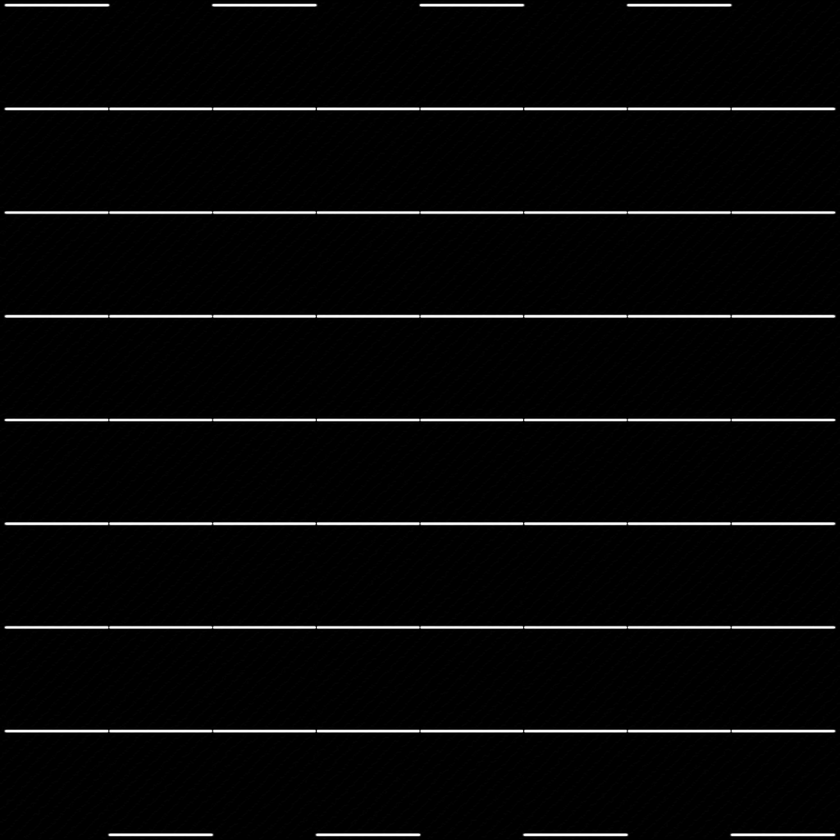
#> input picture assignments/assignment-2/q5/ChessBoardGrad/Sobel y-dir.png, 840 x 840 px, shrunk from 1024 x 1024 before the run
$ python sobel-xdir.py 'Sobel y-dir.png'
#> lines starting #> are read from the running program, lines starting #| are printed output that depends on the picture
import sys
import cv2 as cv
def main(argv):

    window_name = ('Sobel Demo - Simple Edge Detector')
    scale = 1
    delta = 0
    ddepth = cv.CV_16S


    if len(argv) < 1:
        print ('Not enough parameters')
        print ('Usage:\nmorph_lines_detection.py < path_to_image >')
        return -1
    # Load the image
    src = cv.imread(argv[0], cv.IMREAD_COLOR)
#> src is the input picture: shape (840, 840, 3); min 0, max 255, mean 6.9
    # Check if image is loaded fine
    if src is None:
        print ('Error opening image: ' + argv[0])
        return -1


    src = cv.GaussianBlur(src, (3, 3), 0)


    gray = cv.cvtColor(src, cv.COLOR_BGR2GRAY)


    grad_x = cv.Sobel(gray, ddepth, 1, 0, ksize=3, scale=scale, delta=delta, borderType=cv.BORDER_DEFAULT)
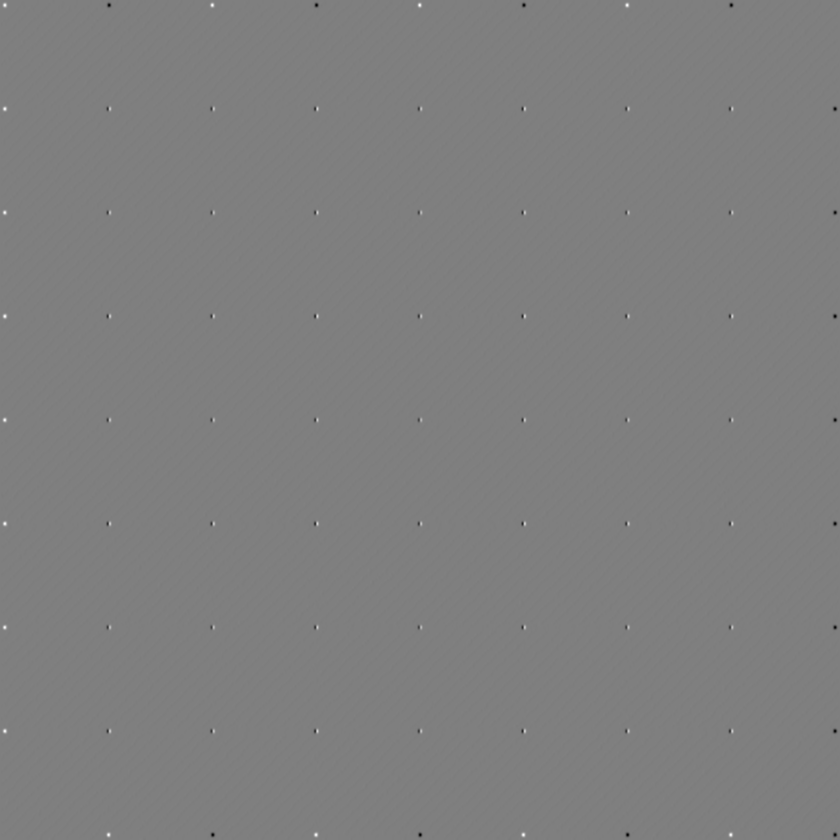
#> grad_x: shape (840, 840) int16; min -520, max 524, mean 0; drawn with min black and max white
    abs_grad_x = cv.convertScaleAbs(grad_x)
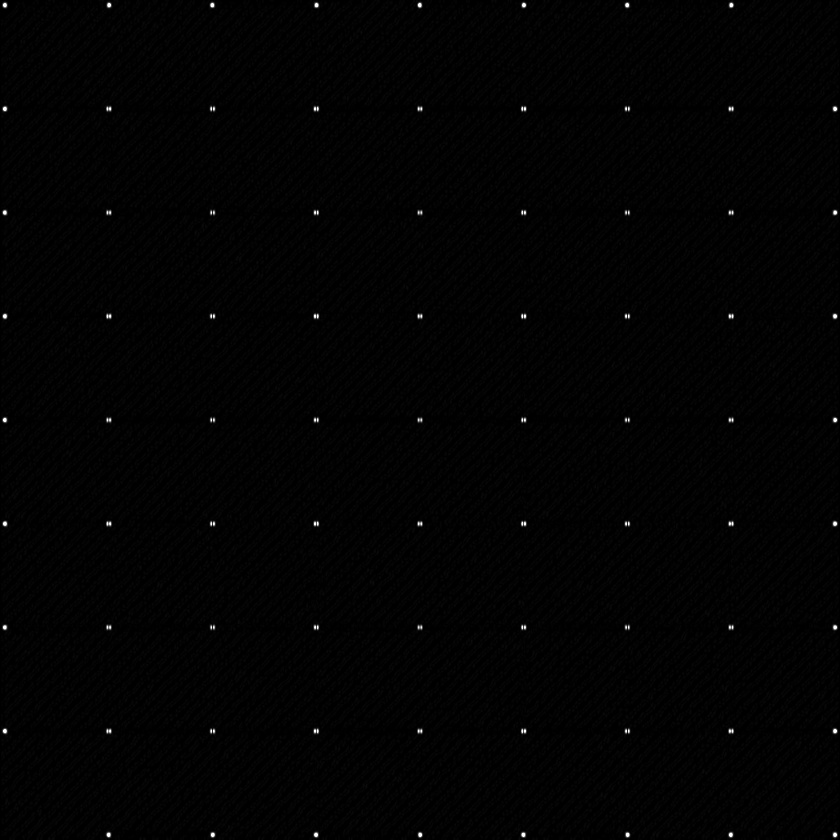
#> abs_grad_x: shape (840, 840); min 0, max 255, mean 2.4


    cv.imshow(window_name, abs_grad_x)
    cv.waitKey(0)

    return 0
if __name__ == "__main__":
    main(sys.argv[1:])

$ run again, on assignments/assignment-2/q5/ChessBoardGrad/sobel_xdir.png
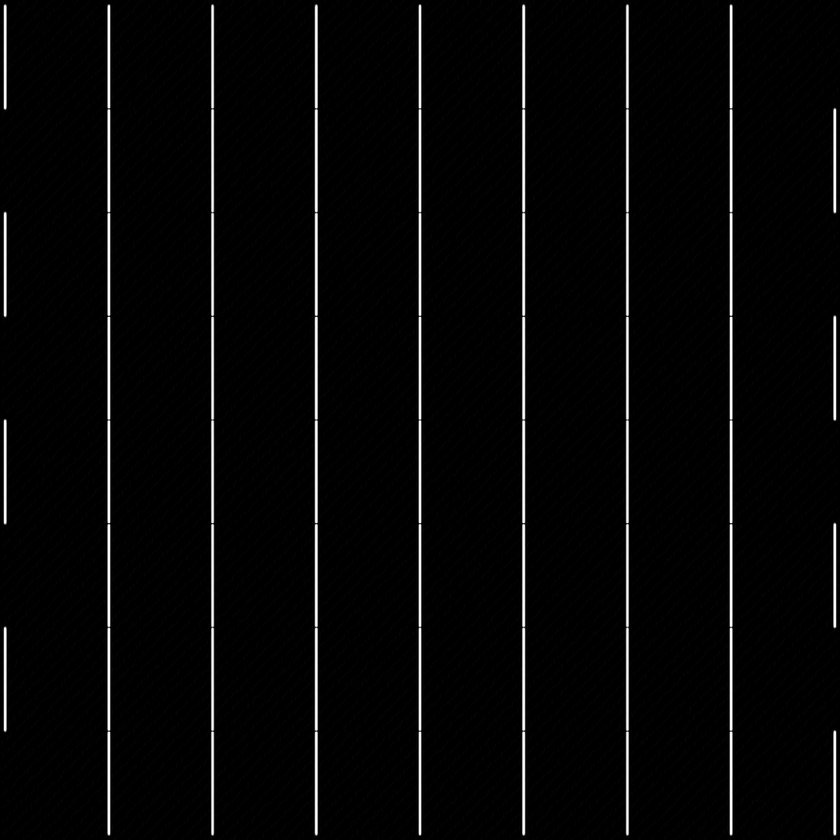
#> input picture assignments/assignment-2/q5/ChessBoardGrad/sobel_xdir.png, 840 x 840 px, shrunk from 1024 x 1024 before the run
#> in main, src is the input picture: shape (840, 840, 3); min 0, max 255, mean 6.9
#> in main, `grad_x = cv.Sobel(gray, ddepth, 1, 0, ksize=3, scale=scale, delta=delt..`:
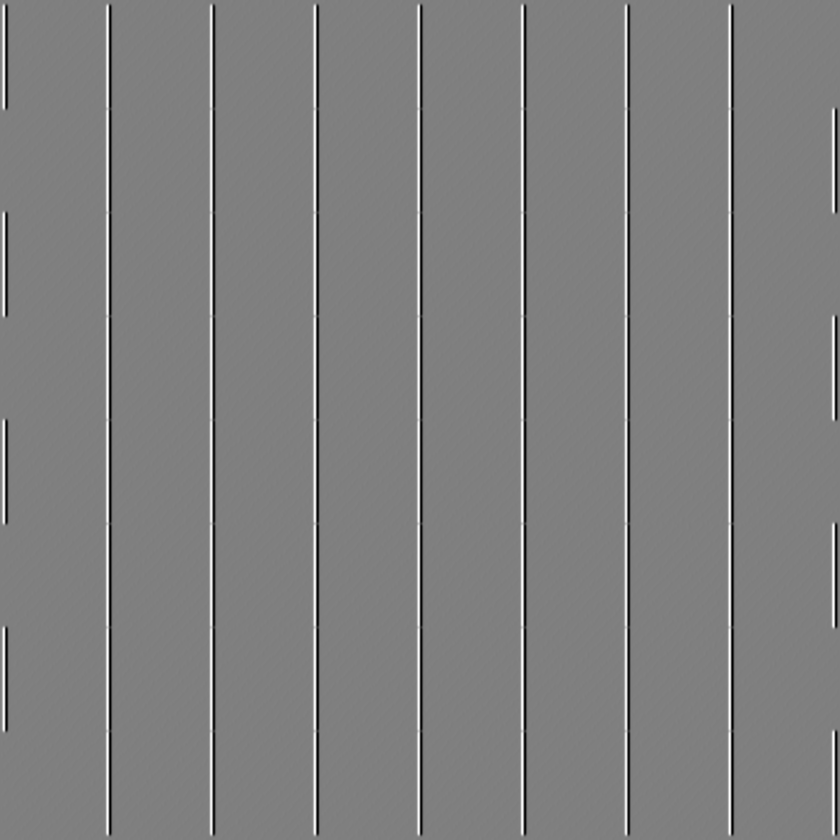
#> grad_x: shape (840, 840) int16; min -760, max 760, mean 0; drawn with min black and max white
#> in main, `abs_grad_x = cv.convertScaleAbs(grad_x)`:
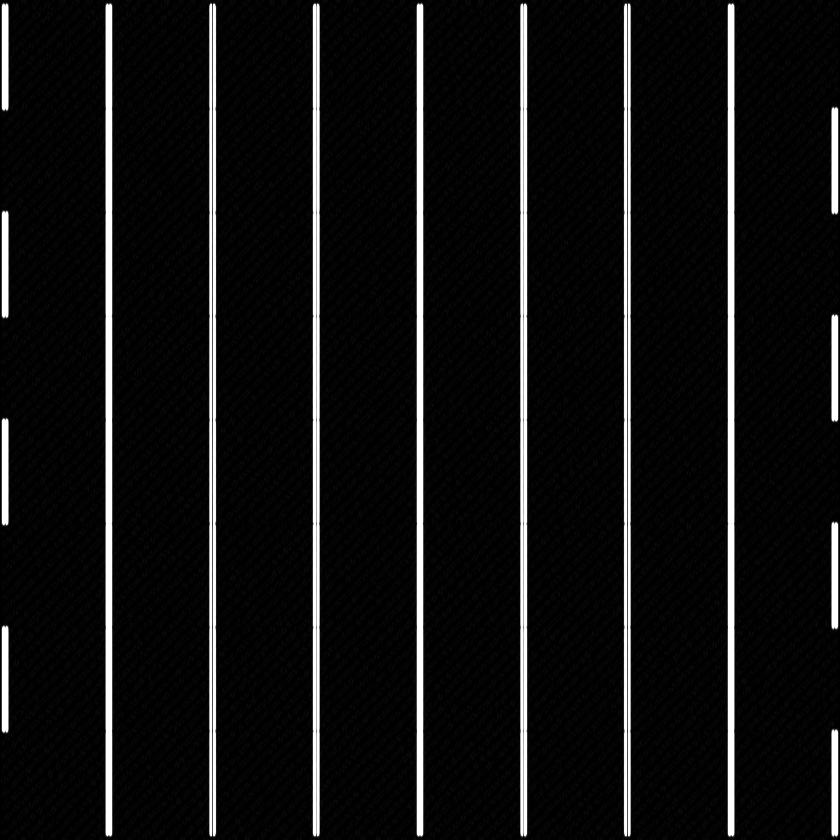
#> abs_grad_x: shape (840, 840); min 0, max 255, mean 17.8
